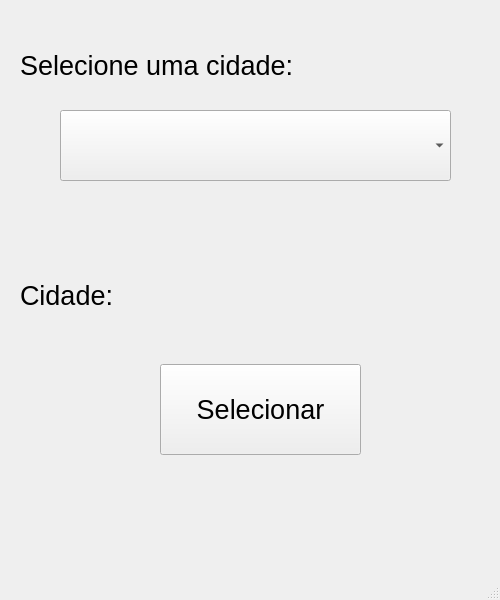
<?xml version="1.0" encoding="UTF-8"?>
<ui version="4.0">
 <class>MainWindow</class>
 <widget class="QMainWindow" name="MainWindow">
  <property name="geometry">
   <rect>
    <x>0</x>
    <y>0</y>
    <width>500</width>
    <height>600</height>
   </rect>
  </property>
  <property name="windowTitle">
   <string>MainWindow</string>
  </property>
  <widget class="QWidget" name="centralwidget">
   <widget class="QComboBox" name="comboBox">
    <property name="geometry">
     <rect>
      <x>60</x>
      <y>110</y>
      <width>391</width>
      <height>71</height>
     </rect>
    </property>
   </widget>
   <widget class="QLabel" name="label">
    <property name="geometry">
     <rect>
      <x>20</x>
      <y>50</y>
      <width>421</width>
      <height>30</height>
     </rect>
    </property>
    <property name="font">
     <font>
      <pointsize>20</pointsize>
     </font>
    </property>
    <property name="text">
     <string>Selecione uma cidade:</string>
    </property>
   </widget>
   <widget class="QLabel" name="label_2">
    <property name="geometry">
     <rect>
      <x>20</x>
      <y>280</y>
      <width>450</width>
      <height>30</height>
     </rect>
    </property>
    <property name="font">
     <font>
      <pointsize>20</pointsize>
     </font>
    </property>
    <property name="text">
     <string>Cidade:</string>
    </property>
   </widget>
   <widget class="QPushButton" name="pushButton">
    <property name="geometry">
     <rect>
      <x>160</x>
      <y>364</y>
      <width>201</width>
      <height>91</height>
     </rect>
    </property>
    <property name="font">
     <font>
      <pointsize>20</pointsize>
     </font>
    </property>
    <property name="text">
     <string>Selecionar</string>
    </property>
   </widget>
  </widget>
  <widget class="QMenuBar" name="menubar">
   <property name="geometry">
    <rect>
     <x>0</x>
     <y>0</y>
     <width>500</width>
     <height>22</height>
    </rect>
   </property>
  </widget>
  <widget class="QStatusBar" name="statusbar"/>
 </widget>
 <resources/>
 <connections/>
</ui>
